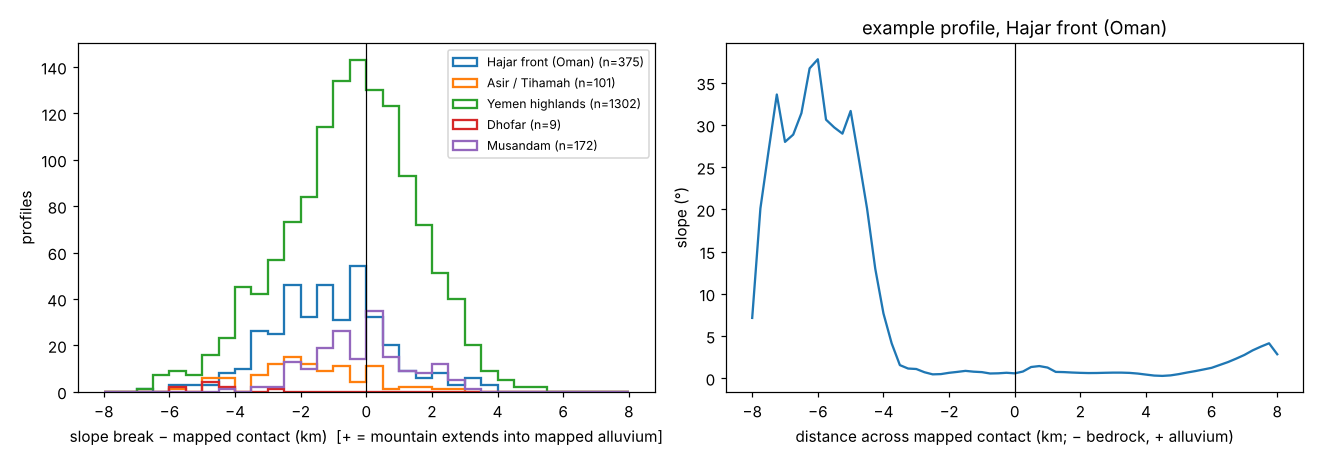

This figure's Python source:
"""Diagnostic: offset between mapped bedrock/surficial contacts and the slope break, at mountain fronts.

For each region, the shared edges between bedrock polygons and Neogene-Quaternary surficial polygons
are sampled every STEP_M. At each sample a slope profile is taken along the normal, from -L (bedrock
side) to +L (surficial side), from z10 Terrarium tiles (~140 m/px). Where the profile shows a clear
contrast (mean slope on the bedrock side minus the surficial side >= MIN_CONTRAST deg), the foot of the
slope is where the profile drops to the plain level + FOOT x contrast (alluvium meets rock at the foot). Offset > 0: the steep ground extends past
the mapped contact into the mapped alluvium; offset < 0: the mapped bedrock covers flat ground.

Outputs a table per region and notebooks/front_offsets.png. Tiles cached in data/interim/terrarium/.
"""

import math
import warnings
from pathlib import Path

import geopandas as gpd
import matplotlib
import numpy as np
import pandas as pd
import requests
import shapely
from rasterio.errors import NotGeoreferencedWarning
from rasterio.io import MemoryFile
from shapely.geometry import box

matplotlib.use("Agg")
import matplotlib.pyplot as plt  # noqa: E402

warnings.filterwarnings("ignore", category=NotGeoreferencedWarning)
ROOT = Path(__file__).resolve().parents[1]
CACHE = ROOT / "data/interim/terrarium"
OUT = Path(__file__).resolve().parent
URL = "https://s3.amazonaws.com/elevation-tiles-prod/terrarium/{z}/{x}/{y}.png"
Z, TILE = 10, 256
HALF = 20037508.342789244
SURFICIAL = "Neogene-Quaternary surficial deposits"
STEP_M, L_M, DS_M = 500, 8000, 250
MIN_CONTRAST = 5.0  # deg
FOOT = 0.25  # foot of slope = plain level + 25% of the contrast

REGIONS = {
    "Hajar front (Oman)": (56.0, 22.4, 59.0, 24.6),
    "Asir / Tihamah": (41.0, 16.5, 43.5, 20.5),
    "Yemen highlands": (43.0, 13.0, 45.5, 16.5),
    "Dhofar": (53.0, 16.8, 55.5, 17.8),
    "Musandam": (55.8, 25.4, 56.6, 26.4),
}


def merc(lon, lat):
    return HALF * lon / 180, HALF * math.log(math.tan(math.pi / 4 + math.radians(lat) / 2)) / math.pi


def get_tile(x, y):
    p = CACHE / f"{Z}_{x}_{y}.png"
    if not p.exists():
        r = requests.get(URL.format(z=Z, x=x, y=y), timeout=60)
        r.raise_for_status()
        p.write_bytes(r.content)
    with MemoryFile(p.read_bytes()) as m, m.open() as s:
        v = s.read([1, 2, 3]).astype(np.float32)
    return v[0] * 256 + v[1] + v[2] / 256 - 32768


def mosaic(b):
    n, res = 2 ** Z, 2 * HALF / (TILE * 2 ** Z)
    tx = lambda lon: int((lon + 180) / 360 * n)  # noqa: E731
    ty = lambda lat: int((1 - math.asinh(math.tan(math.radians(lat))) / math.pi) / 2 * n)  # noqa: E731
    x0, x1, y0, y1 = tx(b[0]), tx(b[2]), ty(b[3]), ty(b[1])
    dem = np.vstack([np.hstack([get_tile(x, y) for x in range(x0, x1 + 1)]) for y in range(y0, y1 + 1)])
    return dem, (-HALF + x0 * TILE * res, HALF - y0 * TILE * res, res)


def main():
    CACHE.mkdir(parents=True, exist_ok=True)
    geo = gpd.read_file(ROOT / "docs/data/geology.geojson")
    rows, examples = [], {}
    for name, b in REGIONS.items():
        dem, (ox, oy, res) = mosaic(b)
        k = math.cos(math.radians((b[1] + b[3]) / 2))      # mercator metres -> ground metres
        gy, gx = np.gradient(dem, res * k)
        slope = np.degrees(np.arctan(np.hypot(gx, gy)))
        g = geo[geo.intersects(box(*b))].to_crs(3857)
        bed = shapely.union_all(g[g.level1_class != SURFICIAL].geometry.buffer(0))
        sur = shapely.union_all(g[g.level1_class == SURFICIAL].geometry.buffer(0))
        contact = shapely.line_merge(shapely.intersection(bed.boundary, sur.boundary))
        contact = shapely.intersection(contact, box(*merc(b[0], b[1]), *merc(b[2], b[3])).buffer(-L_M / k))
        offs = np.arange(-L_M, L_M + 1, DS_M)
        for line in getattr(contact, "geoms", [contact]):
            if line.geom_type != "LineString" or line.length * k < 2 * STEP_M:
                continue
            for d in np.arange(STEP_M / k, line.length, STEP_M / k):
                p, q = line.interpolate(d - 50 / k), line.interpolate(d + 50 / k)
                tx_, ty_ = q.x - p.x, q.y - p.y
                nrm = math.hypot(tx_, ty_)
                if nrm == 0:
                    continue
                nx, ny = -ty_ / nrm, tx_ / nrm
                c = line.interpolate(d)
                # orient the normal from bedrock (-) to surficial (+)
                if not sur.contains(shapely.Point(c.x + nx * 300 / k, c.y + ny * 300 / k)):
                    nx, ny = -nx, -ny
                xs = c.x + nx * offs / k
                ys = c.y + ny * offs / k
                cols = ((xs - ox) / res).astype(int)
                rws = ((oy - ys) / res).astype(int)
                if cols.min() < 0 or rws.min() < 0 or cols.max() >= dem.shape[1] or rws.max() >= dem.shape[0]:
                    continue
                prof = slope[rws, cols]
                prof = np.convolve(prof, np.ones(3) / 3, mode="same")
                hi = prof[offs <= -3000].mean()
                lo = prof[offs >= 3000].mean()
                if hi - lo < MIN_CONTRAST:
                    continue
                mid = lo + FOOT * (hi - lo)
                # foot of the slope: crossing below `mid` going from the bedrock side to the surficial side
                above = prof > mid
                idx = np.where(above[:-1] & ~above[1:])[0]
                if not len(idx):
                    continue
                j = idx[np.argmin(abs(offs[idx]))]
                rows.append(dict(region=name, offset_km=offs[j] / 1000, contrast=hi - lo))
                if name not in examples or (hi - lo) > examples[name][2]:
                    examples[name] = (offs / 1000, prof, hi - lo)
        print(f"{name}: {sum(r['region'] == name for r in rows)} profiles with a clear front", flush=True)

    d = pd.DataFrame(rows)
    t = d.groupby("region").offset_km.agg(
        profiles="size", median="median",
        abs_median=lambda s: s.abs().median(),
        abs_p75=lambda s: s.abs().quantile(.75),
        within_1km=lambda s: (s.abs() <= 1).mean(),
        over_3km=lambda s: (s.abs() > 3).mean(),
    ).round(2)
    print("\nOffset of the slope break from the mapped contact (km; + = steep ground extends into mapped alluvium)")
    print(t.to_string())
    d.to_csv(OUT / "front_offsets.csv", index=False)

    fig, ax = plt.subplots(1, 2, figsize=(12, 4.2))
    for name in REGIONS:
        s = d[d.region == name].offset_km
        if len(s):
            ax[0].hist(s, bins=np.arange(-8, 8.25, 0.5), histtype="step", lw=1.5, label=f"{name} (n={len(s)})")
    ax[0].axvline(0, color="k", lw=.8)
    ax[0].set_xlabel("slope break − mapped contact (km)  [+ = mountain extends into mapped alluvium]")
    ax[0].set_ylabel("profiles"); ax[0].legend(fontsize=8)
    name = "Hajar front (Oman)"
    if name in examples:
        o, p, c = examples[name]
        ax[1].plot(o, p); ax[1].axvline(0, color="k", lw=.8)
        ax[1].set_xlabel("distance across mapped contact (km; − bedrock, + alluvium)")
        ax[1].set_ylabel("slope (°)"); ax[1].set_title(f"example profile, {name}")
    fig.tight_layout()
    fig.savefig(OUT / "front_offsets.png", dpi=110)
    print("wrote notebooks/front_offsets.png, notebooks/front_offsets.csv")


if __name__ == "__main__":
    main()
